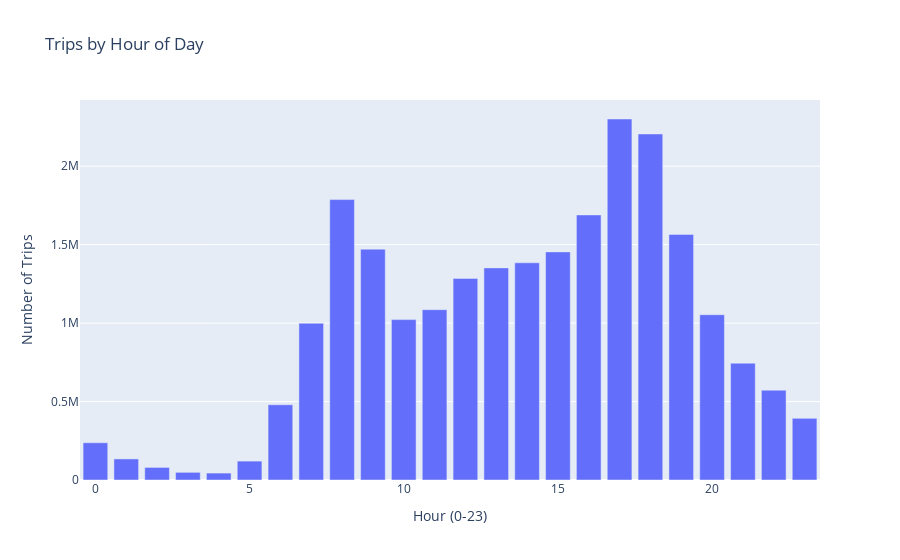

The notebook cell this image was saved under:
### Markdown cell above
## 3. Trip Patterns by Hour & Day of Week

### Code cell
# Trips by hour of day
hourly = con.execute(f'''
    SELECT 
        EXTRACT(HOUR FROM started_at) as hour,
        COUNT(*) as trips
    FROM "{PARQUET_PATH}"
    GROUP BY 1
    ORDER BY 1
''').fetchdf()

fig = px.bar(hourly, x='hour', y='trips',
             title='Trips by Hour of Day',
             labels={'trips': 'Number of Trips', 'hour': 'Hour (0-23)'})
fig.show()

### Figure 1 — Plotly figure (JSON) as saved in the notebook; plotly's stock layout.template omitted (floating-point values rounded to 4 significant figures)
{"data": [{"hovertemplate": "Hour (0-23)=%{x}<br>Number of Trips=%{y}<extra></extra>", "legendgroup": "", "marker": {"color": "#636efa", "pattern": {"shape": ""}}, "name": "", "orientation": "v", "showlegend": false, "textposition": "auto", "type": "bar", "x": [0, 1, 2, 3, 4, 5, 6, 7, 8, 9, 10, 11, 12, 13, 14, 15, 16, 17, 18, 19, 20, 21, 22, 23], "xaxis": "x", "y": [237267, 134312, 80244, 48841, 44192, 120462, 479426, 999138, 1786966, 1471128, 1022057, 1085472, 1284702, 1351684, 1384154, 1453713, 1689318, 2300528, 2204998, 1565270, 1053305, 744617, 572253, 392740], "yaxis": "y"}], "layout": {"barmode": "relative", "legend": {"tracegroupgap": 0}, "title": {"text": "Trips by Hour of Day"}, "xaxis": {"anchor": "y", "domain": [0, 1], "title": {"text": "Hour (0-23)"}}, "yaxis": {"anchor": "x", "domain": [0, 1], "title": {"text": "Number of Trips"}}}}
